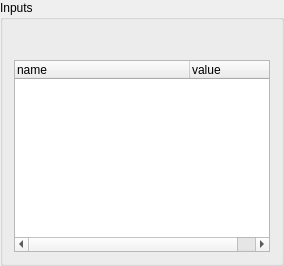
           <widget class="QGroupBox" name="groupBox_6">
            <property name="title">
             <string>Inputs</string>
            </property>
            <property name="flat">
             <bool>true</bool>
            </property>
            <layout class="QVBoxLayout" name="verticalLayout_5">
             <property name="spacing">
              <number>7</number>
             </property>
             <item>
              <layout class="QHBoxLayout" name="horizontalLayout_3">
               <item>
                <spacer name="horizontalSpacer">
                 <property name="orientation">
                  <enum>Qt::Horizontal</enum>
                 </property>
                 <property name="sizeHint" stdset="0">
                  <size>
                   <width>40</width>
                   <height>20</height>
                  </size>
                 </property>
                </spacer>
               </item>
               <item>
                <widget class="QPushButton" name="uiAddInputRaster">
                 <property name="maximumSize">
                  <size>
                   <width>30</width>
                   <height>16777215</height>
                  </size>
                 </property>
                 <property name="text">
                  <string/>
                 </property>
                 <property name="iconSize">
                  <size>
                   <width>24</width>
                   <height>24</height>
                  </size>
                 </property>
                 <property name="flat">
                  <bool>true</bool>
                 </property>
                </widget>
               </item>
               <item>
                <widget class="QPushButton" name="uiAddInputVector">
                 <property name="maximumSize">
                  <size>
                   <width>30</width>
                   <height>16777215</height>
                  </size>
                 </property>
                 <property name="text">
                  <string/>
                 </property>
                 <property name="iconSize">
                  <size>
                   <width>24</width>
                   <height>24</height>
                  </size>
                 </property>
                 <property name="flat">
                  <bool>true</bool>
                 </property>
                </widget>
               </item>
               <item>
                <widget class="QPushButton" name="uiRemoveInput">
                 <property name="maximumSize">
                  <size>
                   <width>30</width>
                   <height>16777215</height>
                  </size>
                 </property>
                 <property name="text">
                  <string/>
                 </property>
                 <property name="iconSize">
                  <size>
                   <width>24</width>
                   <height>24</height>
                  </size>
                 </property>
                 <property name="flat">
                  <bool>true</bool>
                 </property>
                </widget>
               </item>
              </layout>
             </item>
             <item>
              <widget class="QTreeWidget" name="uiInputs">
               <property name="editTriggers">
                <set>QAbstractItemView::EditKeyPressed|QAbstractItemView::SelectedClicked</set>
               </property>
               <property name="dragDropMode">
                <enum>QAbstractItemView::DragDrop</enum>
               </property>
               <property name="expandsOnDoubleClick">
                <bool>false</bool>
               </property>
               <property name="columnCount">
                <number>2</number>
               </property>
               <attribute name="headerVisible">
                <bool>true</bool>
               </attribute>
               <attribute name="headerCascadingSectionResizes">
                <bool>true</bool>
               </attribute>
               <attribute name="headerDefaultSectionSize">
                <number>175</number>
               </attribute>
               <attribute name="headerHighlightSections">
                <bool>true</bool>
               </attribute>
               <attribute name="headerMinimumSectionSize">
                <number>100</number>
               </attribute>
               <attribute name="headerShowSortIndicator" stdset="0">
                <bool>false</bool>
               </attribute>
               <attribute name="headerStretchLastSection">
                <bool>true</bool>
               </attribute>
               <column>
                <property name="text">
                 <string>name</string>
                </property>
               </column>
               <column>
                <property name="text">
                 <string>value</string>
                </property>
               </column>
              </widget>
             </item>
            </layout>
           </widget>
